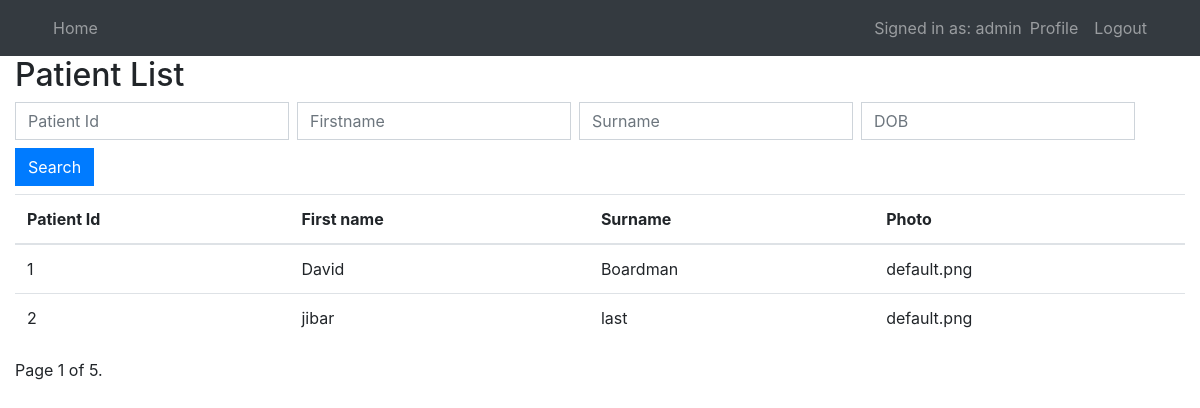
The app's page /home/search (signed in), older data.
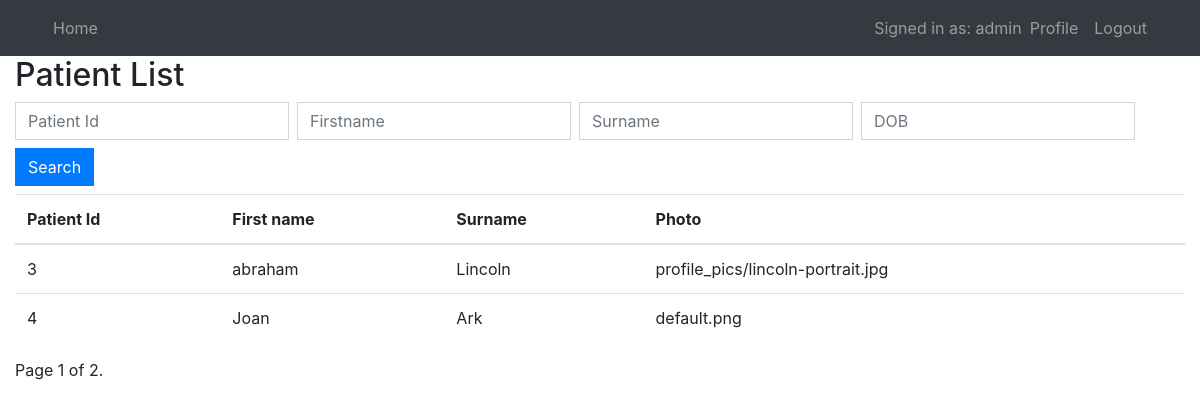
The same page, newer data.
### users/models.py (models this page shows, shortened)
class PersonalDetails(models.Model):
    patienttitle = models.CharField(max_length=4, choices=TITLE_CHOICES, verbose_name='Title')
    patientuniqueid = models.CharField(unique=True, max_length=10, verbose_name='Patient ID')
    patientfirstname = models.CharField(max_length=256, verbose_name='First Name')
    patientlastname = models.CharField(max_length=256, verbose_name='Last Name')
    patientpreferredname = models.CharField(max_length=256, blank=True, verbose_name='Preferred name')
    dateofbirth = models.DateTimeField(verbose_name='DOB')
    gender = models.CharField(max_length=256, choices=GENDER_CHOICES, verbose_name='Gender')
    weight = models.CharField(max_length=256, blank=True, verbose_name='Weight')
    height = models.CharField(max_length=256, blank=True, verbose_name='Height')
    address = models.CharField(max_length=256, verbose_name='Address')
    bmi = models.CharField(max_length=256, blank=True, verbose_name='BMI')
    phonenumber = models.CharField(max_length=256, blank=True, verbose_name='Phone Number')
    email = models.CharField(max_length=256, blank=True, verbose_name='Email')
    dnr = models.NullBooleanField(null=True, blank=True, verbose_name='DNR')
    wardlocation = models.CharField(max_length=256, blank=True, verbose_name='Ward Location')
    photo = models.ImageField(default='default.png', upload_to='profile_pics', blank=True, verbose_name='Photo')

### mysite/views.py (the view)
# urls.py: path('search', views.search_view, name='search'),
@login_required()
def search_view(request):
    patient_list = PersonalDetails.objects.all()
    query_id = request.GET.get('patient_id')
    query_firstname = request.GET.get('patient_firstname')
    query_surname = request.GET.get('patient_surname')
    query_dob = request.GET.get('patient_dob')
    if query_id:
        patient_list = patient_list.filter(id=query_id)
    if query_firstname:
        patient_list = patient_list.filter(patientfirstname__icontains=query_firstname)
    if query_surname:
        patient_list = patient_list.filter(patientlastname__icontains=query_surname)
    if query_dob:
        patient_list = patient_list.filter(dateofbirth__in=query_dob)
    paginator = Paginator(patient_list, 2)  # Show 25 contacts per page
    page = request.GET.get('page')
    patients = paginator.get_page(page)
    context = {
        'patients': patients,
        'title': 'Search'
    }
    return render(request, 'mysite/search.html', context)

### mysite/templates/mysite/search.html (shortened to what this page needs)
{% extends "mysite/base.html" %}
{% block content %}
    <h2>Patient List</h2>
    <form method="GET" action='' class="form-inline">
            <input type="text" name="patient_id" id="search-id" class="form-control mb-2 mr-sm-2"  placeholder="Patient Id" value="{{ requests.GET.patient_id }}">
            <input type="text" name="patient_firstname" id="search-firstname" class="form-control mb-2 mr-sm-2"  placeholder="Firstname" value="{{ requests.GET.patient_firstname }}">
            <input type="text" name="patient_surname" id="search-surname" class="form-control mb-2 mr-sm-2"  placeholder="Surname" value="{{ requests.GET.patient_surname }}">
            <input type="text" name="patient_dob" id="search-dob" class="form-control mb-2 mr-sm-2"  placeholder="DOB" value="{{ requests.GET.patient_id }}">
            <input type="submit" value="Search" class="form-control btn btn-primary mb-2 mr-sm-2">
    </form>
    <table class="table table-hover">
        <thead>
            <tr>
                <th scope="col">Patient Id</th>
                <th scope="col">First name</th>
                <th scope="col">Surname</th>
                <th scope="col">Photo</th>
            </tr>
        </thead>
        <tbody>
        {% for patient in patients %}
            <tr  class="clickable-tr" href="patient/{{patient.id}}" >
                <td scope="row">{{ patient.id }}</td>
                <td scope="row">{{ patient.patientfirstname }}</td>
                <td scope="row">{{ patient.patientlastname }}</td>
                <td scope="row">{{ patient.photo }}</td>
            </tr>
        {% endfor %}
        </tbody>
    </table>
    <div class="pagination">
    <span class="step-links">
        <span class="current">
            Page {{ patients.number }} of {{ patients.paginator.num_pages }}.
        </span>
    </span>
</div>
{% endblock content %}

Row changes from the older to the newer data that the page shows:
removed PersonalDetails: id "1", patientfirstname "David", patientlastname "Boardman", photo "default.png"
removed PersonalDetails: id "2", patientfirstname "jibar", patientlastname "last", photo "default.png"
now on this page (row edited): PersonalDetails: id "3", patientfirstname "abraham", patientlastname "Lincoln", photo "profile_pics/lincoln-portrait.jpg"
now on this page (row edited): PersonalDetails: id "4", patientfirstname "Joan", patientlastname "Ark", photo "default.png"
Text that changed along with them:
{{ patients.paginator.num_pages }}: "5" → "2"
